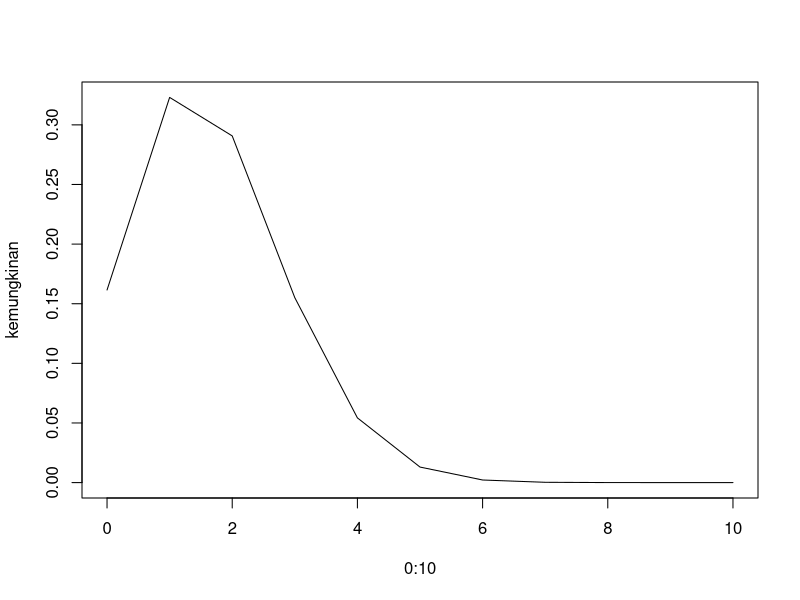
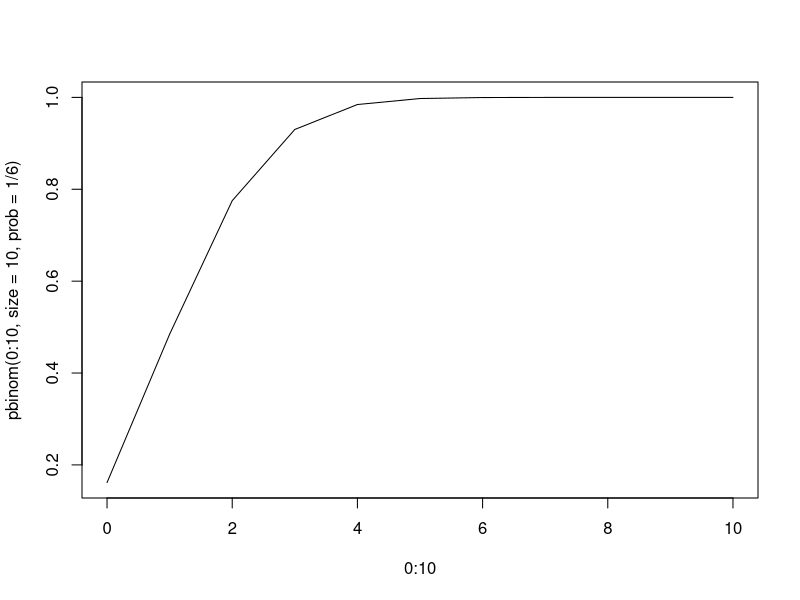

The R source for these figures, in order:


                                                                ###   Distribusi Binomial   ###


# Terdapat empat fungsi distribusi binomial pada R yaitu:

# dbinom(k, n, p) -> distribusi probabilitas binomial
# pbinom(k, n, p) -> distribusi probabilitas binomial kumulatif
# qbinom(P, n, p) -> digunakan untuk mencari kuantil ke-n
# rbinom(n, N, p) -> menghasilkan n variabel acak dari probabilitas tertentu

### Keterangan
# x: jumlah sukses/gagal
# n: jumlah sampel/percobaan
# p: probabilitas sukses/gagal

# Misal dalam pelemparan dadu sebanyak 10 kali, kemungkinan mata dadu 6 muncul
# sebanyak tiga kali adalah sebagai berikut
dbinom(3, size = 10, prob = 1 / 6) 

# Apabila menggunakan vector kemunculan mulai dari 0 s/d 10 kali 
kemungkinan <- dbinom(x = c(0:10), size = 10, prob = 1 / 6)
data.frame(kemungkinan)

#Plot distribusi binomial 
plot(0:10, kemungkinan, type = "l")

# Menghitung distribusi probabilitas binomial kumulatif
pbinom(1, size = 10, prob = 1 / 6)

# plot distribusi kumulatif
plot(0:10, pbinom(0:10, size = 10, prob = 1 / 6), type = "l")


# Contoh Soal

# Seorang penjual mengatakan bahwa di antara seluruh barang  dagangannya yang sudah dikemas rapi, ada yang rusak sebanyak  20%. Seorang pelanggan, membeli 
# barang tersebut sebanyak 8 buah yang dipilihnya secara acak. Jika 𝑋 = banyaknya barang yang tidak rusak, hitunglah probabilitasnya bahwa dari 
# 8 barang yang dibeli terdapat 5 yang rusak. (Jawaban : 0,0092)

px <- .2 # Probabilitas barang rusak 20%
n <- 8 # Pembelian 8 buah barang
X <- 5 # barang yang rusak

dbinom(X, size = n, prob = px)


                                                                ###   Distribusi Poisson   ###


# Terdapat empat fungsi distribusi Poisson pada R yaitu:
# dpois (x,lambda) 
# ppois (q,lambda) 
# rpois (n,lambda) 
# qpois (q,lambda)

#lambda <- N*s

# Contoh 1

# Seseorang yang akan menjual mobil mewahnya memasang iklan pada  suatu surat kabar yang dapat menjangkau 100.000 pembaca. Dengan  asumsi nilai 
# probabilitas bahwa seorang pembaca yang membaca iklan akan berminat membeli mobil adalah 𝑠 =  1/50.000. Jika 𝑋 = banyaknya pembaca yang 
# berminat membeli mobil, hitunglah 𝑃(𝑋 = 0), 𝑃(𝑋 = 1), 𝑃(𝑋 = 2), 𝑃(𝑋 = 3), 𝑃(𝑋 = 4), … !

# Jawaban
# 𝑃(𝑋 = 0) = p(0) = 0,1353
# 𝑃(𝑋 = 1) = p(1) = 0.2707
# 𝑃(𝑋 = 2) = p(2) = 0.2707
# 𝑃(𝑋 = 3) = p(3) = 0.1804
# 𝑃(𝑋 = 4) = p(4) = 0.0902
# ...

N <- 100000 # jumlah sampel yaitu target pembaca
s <- 1/50000 # probabilitas berminat

lambda <- N*s # 𝜆 = rata-rata distribusi = 𝐸 (𝑋) = 𝑛.𝑠 = 2.

X <- c(0,1,2,3,4) #Membuat vektor untuk X0, X1, X2, X3, X4.

dpois(X,lambda)

# Contoh 2

# Pada sebuah program promosi penjualan rokok, di antara 1000 batang  rokok terdapat 5 batang yang bertuliskan ”BERHADIAH”. Apabila X 
# menyatakan banyaknya batang rokok yang bertuliskan ”BERHADIAH”  dalam satu bungkus rokok, dimana setiap bungkus berisi 20 batang,  
# berapakah 𝑃(𝑋 = 0), 𝑃(𝑋 = 1), 𝑃(𝑋 = 2), 𝑃(𝑋 = 3), 𝑃(𝑋 = 4)? 

# Jawaban
# 𝑃(𝑋 = 0) = p(0) = 0.9048
# 𝑃(𝑋 = 1) = p(1) = 0.0905
# 𝑃(𝑋 = 2) = p(2) = 0.0045
# 𝑃(𝑋 = 3) = p(3) = 0.0002
# 𝑃(𝑋 = 4) = p(4) = 0.0000

N <- 1000 # populasi dalam 1000 batang rokok
n <- 20 # sampel dalam bungkus rokok yang berisi 20 batang
s <- 5/N # probabilitas 5 batang berhadiah dalam 1000 batang rokok

lambda <- n*s
X <- c(0,1,2,3,4)

dpois(X,lambda)

# Contoh 3

# Seorang kepala bagian kredit sebuah bank beranggapan bahwa 4%  dari para nasabah merasa tidak puas dengan pelayanan bank tersebut. 
# Kemudian 50 orang nasabah dipilih secara acak. Jika 𝑋 =  banyaknya nasabah yang tidak puas, hitunglah 𝑝_𝑟 (𝑥), untuk 𝑥 = 0, 1, 2, …, 9 
# dan hitunglah distribusi kumulatif 𝐹(𝑥) = 𝑃(𝑋 ≤ 𝑥)

# Jawaban
# 𝑃(𝑋 = 0) = p(0) = 0,1353
# 𝑃(𝑋 = 1) = p(1) = 0,4060
# 𝑃(𝑋 = 2) = p(2) = 0,6767
# 𝑃(𝑋 = 3) = p(3) = 0,8571
# 𝑃(𝑋 = 4) = p(4) = 0,9473
# 𝑃(𝑋 = 5) = p(5) = 0,9843
# 𝑃(𝑋 = 6) = p(6) = 0,9954
# 𝑃(𝑋 = 7) = p(7) = 0,9988
# 𝑃(𝑋 = 8) = p(8) = 0,9997
# 𝑃(𝑋 = 9) = p(9) = 0,9999

s <- .04
n <- 50

lambda <- n*s
X <- c(0,1,2,3,4,5,6,7,8,9)

ppois (X,lambda)


                                                              ###   Distribusi Hipergeometrik   ###


# Pada R, terdapat 4 fungsi distribusi Hipergeometrik:

# dhyper(x, s, g, n) 
# phyper(x, s, g, n) 
# qhyper(x, s, g, n) 
# rhyper(N, s, g, n)

### Keterangan
# x: jumlah sukses
# s: jumlah populasi sukses
# g: jumlah populasi gagal
# n: jumlah sampel/percobaan


# Contoh

# Sebuah anggota komite terdiri dari 5 orang: 3 wanita dan 2 laki-laki.  Misalkan 2 dari 5 anggota komite tersebut dipilih untuk menjadi 
# delegasi dalam sebuah konferensi.
# 1. Berapa probabilitas bahwa dari pemilihan secara acak didapat 2  orang wanita? (Jawab:0.3)
# 2. Berapa probabilitas dari 2 orang yang terpilih adalah 1 laki-laki  dan 1 perempuan? (Jawab:0.6)

s <- 3 #Sukses disini jika wanita terpilih sehingga bernilai 3
g <- 2 #Gagal disini jika laki-laki terpilih sehingga bernilai 2
n <- 2 #Jumlah anggota yang dipilih

x1 <- 2 #Dipilih 2 wanita 0 laki-laki
x2 <- 1 #Dipilih 1 wanita 1 laki-laki

dhyper(x1, s, g, n) 
dhyper(x2, s, g, n) 
